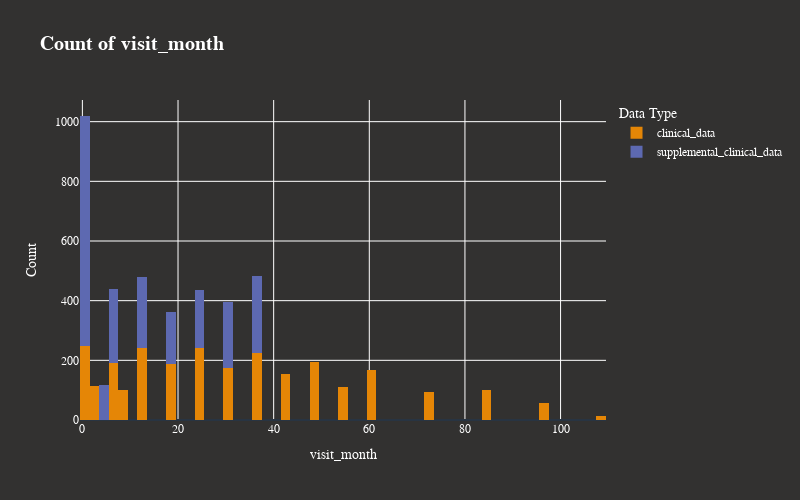
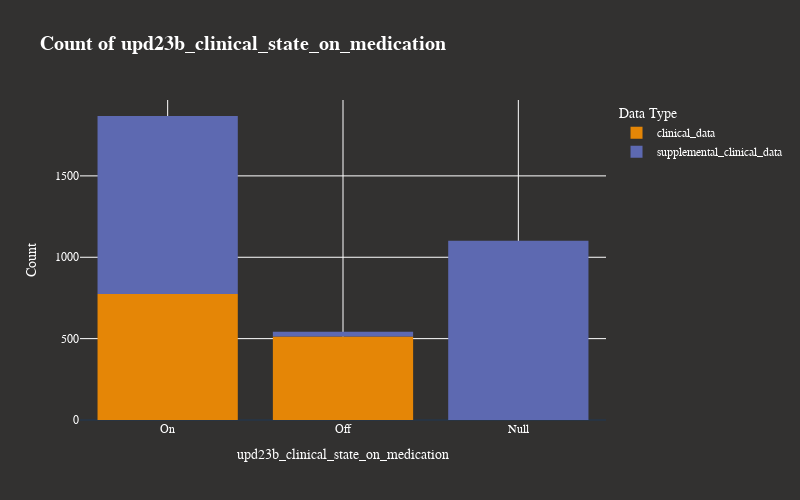
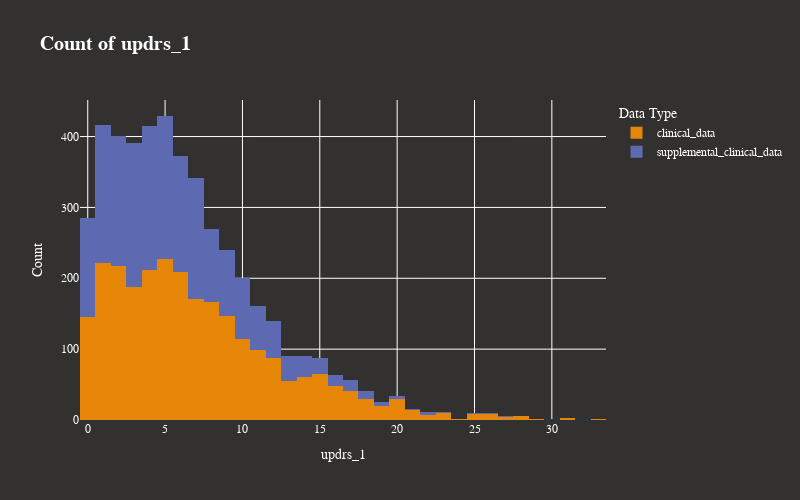
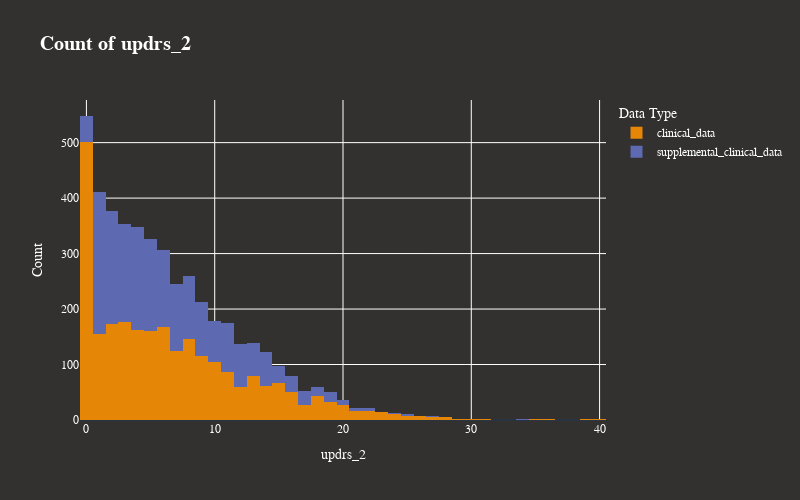

Notebook code cell kept with these figures, in order:
### Code cell
import plotly.express as px

features = [    'visit_month',    'upd23b_clinical_state_on_medication',    'updrs_1', 'updrs_2', 'updrs_3', 'updrs_4']

for x in features:
    fig = px.histogram(all_clinical_data,
                       x=x,
                       color='clinical_or_supplemental_clinical',
                       title=f"<b>Count of {x}",
                       color_discrete_sequence=px.colors.qualitative.Vivid,
                       width=800, height=500)

    fig.update_layout(template="plotly_dark",
                      title_font_size=20,
                      xaxis_title=x,
                      yaxis_title="Count",
                      legend_title="Data Type",
                      font=dict(family="Arial, sans-serif", size=12, color="white"),
                      plot_bgcolor="#323130",
                      paper_bgcolor="#323130",
                      xaxis=dict(gridcolor="white"),
                      yaxis=dict(gridcolor="white"))

    fig.show()

### Figure 1 — Plotly figure (JSON) as saved in the notebook; plotly's stock layout.template omitted (floating-point values rounded to 4 significant figures; data arrays with more than 128 entries replaced by an {"elided": "..."} marker saying what was removed)
{"data": [{"alignmentgroup": "True", "bingroup": "x", "hovertemplate": "clinical_or_supplemental_clinical=clinical_data<br>visit_month=%{x}<br>count=%{y}<extra></extra>", "legendgroup": "clinical_data", "marker": {"color": "rgb(229, 134, 6)", "pattern": {"shape": ""}}, "name": "clinical_data", "offsetgroup": "clinical_data", "orientation": "v", "showlegend": true, "type": "histogram", "x": {"elided": "2615 int values"}, "xaxis": "x", "yaxis": "y"}, {"alignmentgroup": "True", "bingroup": "x", "hovertemplate": "clinical_or_supplemental_clinical=supplemental_clinical_data<br>visit_month=%{x}<br>count=%{y}<extra></extra>", "legendgroup": "supplemental_clinical_data", "marker": {"color": "rgb(93, 105, 177)", "pattern": {"shape": ""}}, "name": "supplemental_clinical_data", "offsetgroup": "supplemental_clinical_data", "orientation": "v", "showlegend": true, "type": "histogram", "x": {"elided": "2223 int values"}, "xaxis": "x", "yaxis": "y"}], "layout": {"barmode": "relative", "font": {"color": "white", "family": "Arial, sans-serif", "size": 12}, "height": 500, "legend": {"title": {"text": "Data Type"}, "tracegroupgap": 0}, "paper_bgcolor": "#323130", "plot_bgcolor": "#323130", "title": {"font": {"size": 20}, "text": "<b>Count of visit_month"}, "width": 800, "xaxis": {"anchor": "y", "domain": [0, 1], "gridcolor": "white", "title": {"text": "visit_month"}}, "yaxis": {"anchor": "x", "domain": [0, 1], "gridcolor": "white", "title": {"text": "Count"}}}}

### Figure 2 — Plotly figure (JSON) as saved in the notebook; plotly's stock layout.template omitted (floating-point values rounded to 4 significant figures; data arrays with more than 128 entries replaced by an {"elided": "..."} marker saying what was removed)
{"data": [{"alignmentgroup": "True", "bingroup": "x", "hovertemplate": "clinical_or_supplemental_clinical=clinical_data<br>upd23b_clinical_state_on_medication=%{x}<br>count=%{y}<extra></extra>", "legendgroup": "clinical_data", "marker": {"color": "rgb(229, 134, 6)", "pattern": {"shape": ""}}, "name": "clinical_data", "offsetgroup": "clinical_data", "orientation": "v", "showlegend": true, "type": "histogram", "x": {"elided": "2615 str values"}, "xaxis": "x", "yaxis": "y"}, {"alignmentgroup": "True", "bingroup": "x", "hovertemplate": "clinical_or_supplemental_clinical=supplemental_clinical_data<br>upd23b_clinical_state_on_medication=%{x}<br>count=%{y}<extra></extra>", "legendgroup": "supplemental_clinical_data", "marker": {"color": "rgb(93, 105, 177)", "pattern": {"shape": ""}}, "name": "supplemental_clinical_data", "offsetgroup": "supplemental_clinical_data", "orientation": "v", "showlegend": true, "type": "histogram", "x": {"elided": "2223 str values"}, "xaxis": "x", "yaxis": "y"}], "layout": {"barmode": "relative", "font": {"color": "white", "family": "Arial, sans-serif", "size": 12}, "height": 500, "legend": {"title": {"text": "Data Type"}, "tracegroupgap": 0}, "paper_bgcolor": "#323130", "plot_bgcolor": "#323130", "title": {"font": {"size": 20}, "text": "<b>Count of upd23b_clinical_state_on_medication"}, "width": 800, "xaxis": {"anchor": "y", "domain": [0, 1], "gridcolor": "white", "title": {"text": "upd23b_clinical_state_on_medication"}}, "yaxis": {"anchor": "x", "domain": [0, 1], "gridcolor": "white", "title": {"text": "Count"}}}}

### Figure 3 — Plotly figure (JSON) as saved in the notebook; plotly's stock layout.template omitted (floating-point values rounded to 4 significant figures; data arrays with more than 128 entries replaced by an {"elided": "..."} marker saying what was removed)
{"data": [{"alignmentgroup": "True", "bingroup": "x", "hovertemplate": "clinical_or_supplemental_clinical=clinical_data<br>updrs_1=%{x}<br>count=%{y}<extra></extra>", "legendgroup": "clinical_data", "marker": {"color": "rgb(229, 134, 6)", "pattern": {"shape": ""}}, "name": "clinical_data", "offsetgroup": "clinical_data", "orientation": "v", "showlegend": true, "type": "histogram", "x": {"elided": "2615 int values"}, "xaxis": "x", "yaxis": "y"}, {"alignmentgroup": "True", "bingroup": "x", "hovertemplate": "clinical_or_supplemental_clinical=supplemental_clinical_data<br>updrs_1=%{x}<br>count=%{y}<extra></extra>", "legendgroup": "supplemental_clinical_data", "marker": {"color": "rgb(93, 105, 177)", "pattern": {"shape": ""}}, "name": "supplemental_clinical_data", "offsetgroup": "supplemental_clinical_data", "orientation": "v", "showlegend": true, "type": "histogram", "x": {"elided": "2223 int values"}, "xaxis": "x", "yaxis": "y"}], "layout": {"barmode": "relative", "font": {"color": "white", "family": "Arial, sans-serif", "size": 12}, "height": 500, "legend": {"title": {"text": "Data Type"}, "tracegroupgap": 0}, "paper_bgcolor": "#323130", "plot_bgcolor": "#323130", "title": {"font": {"size": 20}, "text": "<b>Count of updrs_1"}, "width": 800, "xaxis": {"anchor": "y", "domain": [0, 1], "gridcolor": "white", "title": {"text": "updrs_1"}}, "yaxis": {"anchor": "x", "domain": [0, 1], "gridcolor": "white", "title": {"text": "Count"}}}}

### Figure 4 — Plotly figure (JSON) as saved in the notebook; plotly's stock layout.template omitted (floating-point values rounded to 4 significant figures; data arrays with more than 128 entries replaced by an {"elided": "..."} marker saying what was removed)
{"data": [{"alignmentgroup": "True", "bingroup": "x", "hovertemplate": "clinical_or_supplemental_clinical=clinical_data<br>updrs_2=%{x}<br>count=%{y}<extra></extra>", "legendgroup": "clinical_data", "marker": {"color": "rgb(229, 134, 6)", "pattern": {"shape": ""}}, "name": "clinical_data", "offsetgroup": "clinical_data", "orientation": "v", "showlegend": true, "type": "histogram", "x": {"elided": "2615 int values"}, "xaxis": "x", "yaxis": "y"}, {"alignmentgroup": "True", "bingroup": "x", "hovertemplate": "clinical_or_supplemental_clinical=supplemental_clinical_data<br>updrs_2=%{x}<br>count=%{y}<extra></extra>", "legendgroup": "supplemental_clinical_data", "marker": {"color": "rgb(93, 105, 177)", "pattern": {"shape": ""}}, "name": "supplemental_clinical_data", "offsetgroup": "supplemental_clinical_data", "orientation": "v", "showlegend": true, "type": "histogram", "x": {"elided": "2223 int values"}, "xaxis": "x", "yaxis": "y"}], "layout": {"barmode": "relative", "font": {"color": "white", "family": "Arial, sans-serif", "size": 12}, "height": 500, "legend": {"title": {"text": "Data Type"}, "tracegroupgap": 0}, "paper_bgcolor": "#323130", "plot_bgcolor": "#323130", "title": {"font": {"size": 20}, "text": "<b>Count of updrs_2"}, "width": 800, "xaxis": {"anchor": "y", "domain": [0, 1], "gridcolor": "white", "title": {"text": "updrs_2"}}, "yaxis": {"anchor": "x", "domain": [0, 1], "gridcolor": "white", "title": {"text": "Count"}}}}
